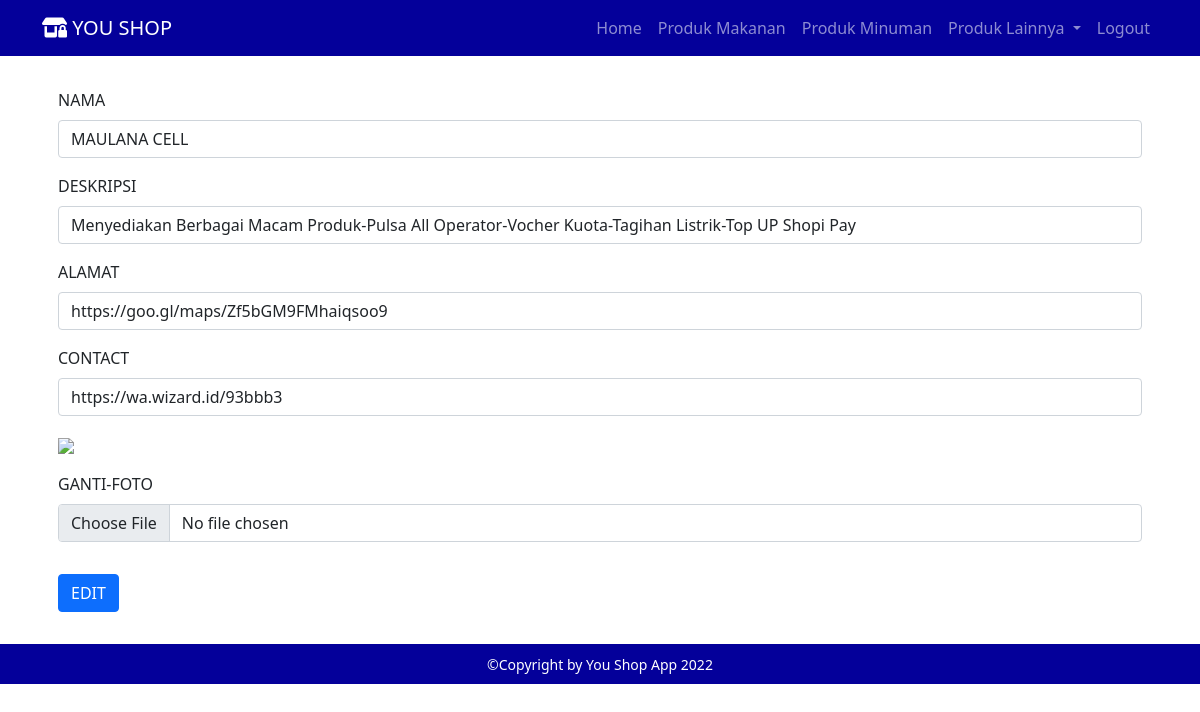
Screenshot of /ADMIN/edit-konter.php?ID=1 (signed in) with the database file from the repository.
### tables this page shows
CREATE TABLE `tbl_konter` (
  `ID` int(11) NOT NULL,
  `NAMA` varchar(200) NOT NULL,
  `DESKRIPSI` varchar(400) NOT NULL,
  `ALAMAT` varchar(300) NOT NULL,
  `CONTACT` varchar(200) NOT NULL,
  `FOTO` varchar(100) NOT NULL
);

### ADMIN/edit-konter.php (the view, shortened to what this page needs)
<?php
include "header.php";
include "koneksi.php";
$id = $_GET['ID'];
$ambil = mysqli_query($koneksi, "SELECT * FROM tbl_konter WHERE ID = $id");
$pecah = mysqli_fetch_assoc($ambil);
?>
<br>
<form action="" method="post" enctype="multipart/form-data">
  <div class="mb-3 mx-3 my-3">
    <label for="NAMA" class="form-label">NAMA</label>
    <input type="text"  class="form-control" name="NAMA" value="<?php echo $pecah['NAMA'];?>" >
  </div>
  <div class="mb-3 mx-3 my-3">
    <label for="DESKRIPSI" class="form-label">DESKRIPSI</label>
    <input type="text"  class="form-control" name="DESKRIPSI" value="<?php echo $pecah['DESKRIPSI'];?>" >
  </div>
  <div class="mb-3 mx-3 my-3">
    <label for="ALAMAT" class="form-label">ALAMAT</label>
    <input type="text"  class="form-control" name="ALAMAT" value="<?php echo $pecah['ALAMAT'];?>" >
  </div>
  <div class="mb-3 mx-3 my-3">
    <label for="CONTACT" class="form-label">CONTACT</label>
    <input type="text"  class="form-control" name="CONTACT" value="<?php echo $pecah['CONTACT'];?>" >
  </div>
  <div class="mb-3 mx-3 my-3">
    <img src="../foto-konter/?php echo $pecah['FOTO'];?>" width="400">
  </div>
  <div class="mb-3 mx-3 my-3">
    <label for="FOTO" class="form-label"> GANTI-FOTO</label>
    <input type="file"  class="form-control" name="foto" >
  </div>
  <button type="submit" name="edit" class="btn btn-primary  mx-3 my-3">EDIT</button>
</form>
<?php
  include "footer.php";
  ?>

### rows the page displays
tbl_konter: NAMA "MAULANA CELL", DESKRIPSI "Menyediakan Berbagai Macam Produk-Pulsa All Operator-Vocher Kuota-Tagihan Listrik-Top UP Shopi Pay", ALAMAT "https://goo.gl/maps/Zf5bGM9FMhaiqsoo9", CONTACT "https://wa.wizard.id/93bbb3"
